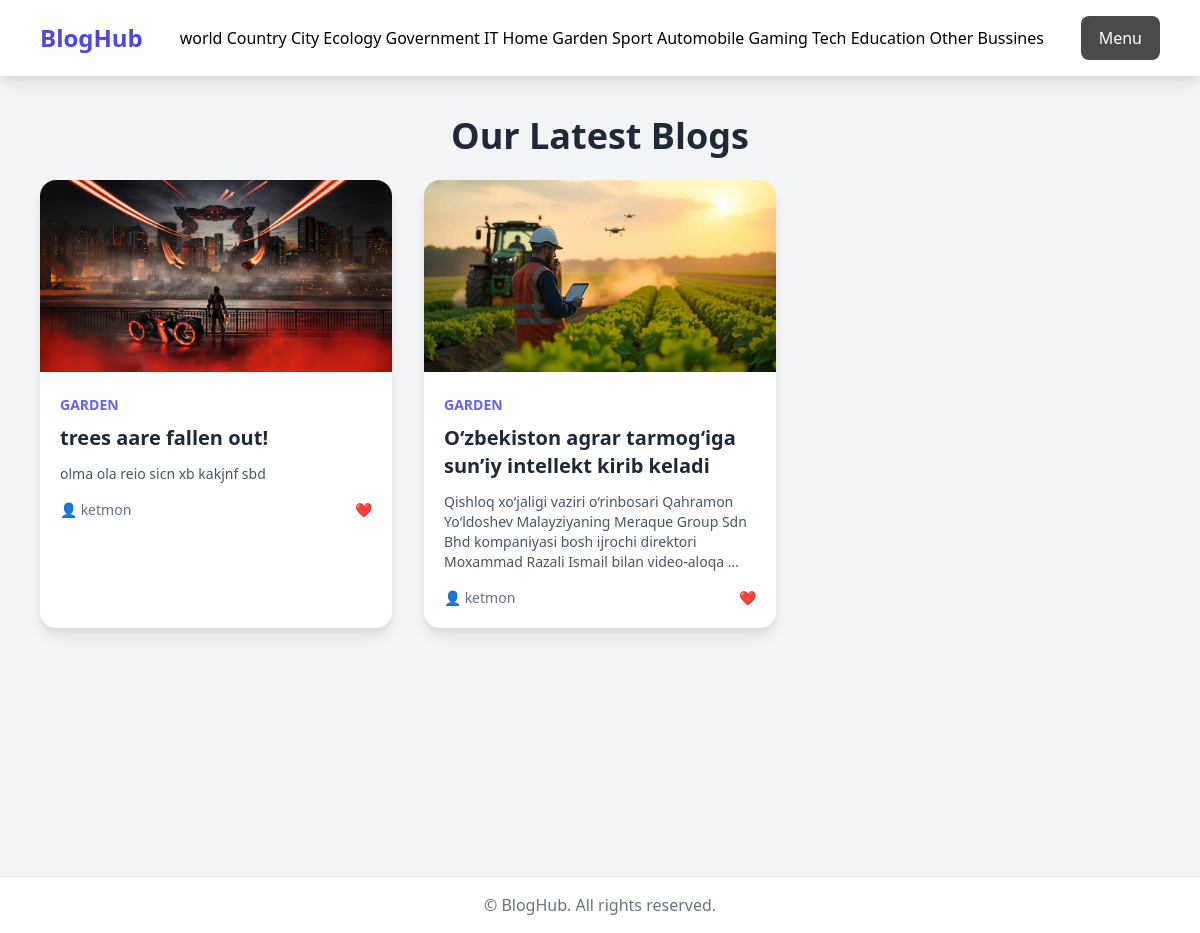
/garden/ (signed in), run on the app's committed database.
### blog/models.py (models this page shows, shortened)
class BlogCategory(models.Model):
    name = models.CharField(max_length=50)
    slug = models.SlugField(max_length=50, unique=True, blank=True, null=True)
    class Meta:
        verbose_name_plural = "Blog Categories"

class Blog(models.Model):
    link = models.CharField(default=short_uuid, unique=True, editable=False, db_index=True)
    category = models.ForeignKey(BlogCategory, on_delete=models.CASCADE, related_name='blog')
    title = models.CharField(max_length=150)
    description = models.TextField()
    photo = models.ImageField(null=True, blank=True, upload_to='blog/images/')
    owner = models.ForeignKey(UserProfile, on_delete=models.CASCADE)
    likes = models.PositiveIntegerField(default=0)
    created_at = models.DateTimeField(auto_now_add=True)
    updated_at = models.DateTimeField(auto_now=True)

### accounts/models.py (models this page shows, shortened)
class UserProfile(models.Model):
    user = models.OneToOneField(User, on_delete=models.CASCADE, null=True, blank=True, related_name='profile')
    position = models.CharField(max_length=10, choices=[(k, v) for k, v in positions.items()], default='user')
    first_name = models.CharField(max_length=100)
    last_name = models.CharField(max_length=100)
    username = models.CharField(max_length=100, unique=True, blank=True, null=True)
    email = models.EmailField(max_length=100, unique=True)
    address = models.CharField(max_length=250)
    country_code = models.CharField(max_length=20, choices=[(k, v) for k, v in country_codes.items()], default='Uzb')
    phone = models.IntegerField()

### blog/views.py (the view)
# urls.py: path('<str:slug>/', category_detail, name='category_detail'),
def category_detail(request, slug):
    category = get_object_or_404(BlogCategory, slug=slug)
    blogs = Blog.objects.filter(category=category)
    context = {
        'category': category,
        'blogs': blogs,
        'categories': BlogCategory.objects.all(),
    }
    return render(request, 'category.html', context)

### templates/category.html
{% extends 'base.html' %}
{% load static %}
{% block category %}
{% for cg in categories %}
<a href="{% url 'category_detail' cg.slug %}" class="hover:text-indigo-500">{{ cg.name }}</a>
{% endfor %}
{% endblock %}
{% block content %}
<link href="https://cdn.jsdelivr.net/npm/tailwindcss@2.2.19/dist/tailwind.min.css" rel="stylesheet">
<section class="max-w-6xl mx-auto py-10 px-4">
  <h1 class="text-4xl font-bold text-gray-800 mb-6 text-center">Our Latest Blogs</h1>
  <div class="grid md:grid-cols-3 sm:grid-cols-2 gap-8">
    {% for blog in blogs %}
    <div class="bg-white shadow-lg rounded-2xl overflow-hidden hover:-translate-y-1 transition duration-300">
      {% if blog.photo %}
      <img src="{{ blog.photo.url }}" alt="{{ blog.title }}" class="h-48 w-full object-cover">
      {% else %}
      <img src="{% static 'images/default_blog.jpg' %}" alt="default" class="h-48 w-full object-cover">
      {% endif %}
      <div class="p-5">
        <span class="text-sm text-indigo-500 uppercase font-semibold">{{ blog.category.name }}</span>
        <h2 class="text-xl font-bold mt-2 mb-3 text-gray-800 hover:text-indigo-600 transition duration-200">
          <a href="{% url 'blog_detail' blog.link %}">{{ blog.title }}</a>
        </h2>
        <p class="text-gray-600 text-sm line-clamp-3">{{ blog.description|truncatewords:20 }}</p>
        <div class="flex justify-between items-center mt-4 text-gray-500 text-sm">
          <span>👤 {{ blog.owner.user.username }}</span>
          <span>❤️ {{ blog.likes.count }}</span>
        </div>
      </div>
    </div>
    {% endfor %}
  </div>
</section>
{% endblock content %}

### data on the page
BlogCategory: name "world"
BlogCategory: name "Country"
BlogCategory: name "City"
BlogCategory: name "Ecology"
BlogCategory: name "Government"
BlogCategory: name "IT"
BlogCategory: name "Home"
BlogCategory: name "Garden"
BlogCategory: name "Sport"
BlogCategory: name "Automobile"
BlogCategory: name "Gaming"
BlogCategory: name "Tech"
BlogCategory: name "Education"
BlogCategory: name "Other"
BlogCategory: name "Bussines"
Blog: photo (picture), category.name "GARDEN", title "trees aare fallen out!", description "olma ola reio sicn xb kakjnf sbd", owner.user.username "ketmon"
Blog: photo (picture), category.name "GARDEN", title "O‘zbekiston agrar tarmog‘iga sun’iy intellekt kirib keladi", description "Qishloq xo‘jaligi vaziri o‘rinbosari Qahramon Yo‘ldoshev Malayziyaning Meraque Group Sdn Bhd kompaniyasi bosh ijrochi direktori Moxammad Razali Ismail bilan video-aloqa …", owner.user.username "ketmon"
